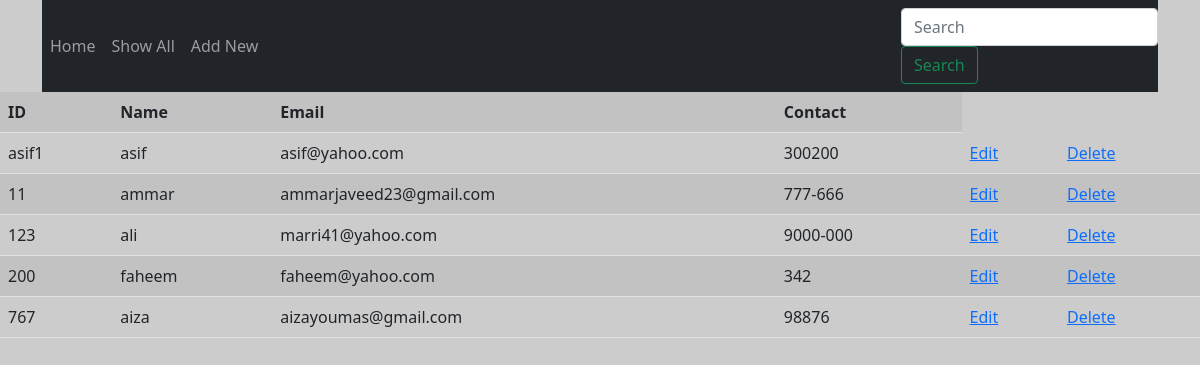
The page /show on the database its author committed.
### myapp/models.py (models this page shows)
class Employee(models.Model):
    eid = models.CharField(max_length=20)
    ename = models.CharField(max_length=100)
    eemail = models.EmailField()
    econtact = models.CharField(max_length=30)

### myapp/views.py (the view)
# urls.py: path('show', views.show),
def show(request):
    employee = Employee.objects.all
    return render (request,'show.html', {'employee': employee})

### myapp/templates/show.html
{% extends 'base.html' %}
{% block content%}
<table class="table table-striped">
    <tr>
    <th>ID</td>
    <th>Name</td>
    <th>Email</td>
    <th>Contact</td>
    </tr>
    {% for i in employee %}
    <tr>
        <td>{{ i.eid}}</td>
        <td>{{ i.ename}}</td>
        <td>{{ i.eemail}}</td>
        <td>{{ i.econtact}}</td>
        <td>
            <a href="edit/{{ i.id }}">Edit</a>
        </td>
        <td>
            <a href="delete/{{ i.id }}">Delete</a>
        </td>
    </tr>
    {% endfor%}
</table>
{% endblock%}

### myapp/templates/base.html (shortened to what this page needs)
<!doctype html>
<html lang="en">
  <head>
    <link href="https://cdn.jsdelivr.net/npm/bootstrap@5.1.3/dist/css/bootstrap.min.css" rel="stylesheet">
  </head>
  <body>
  <div class="container">
    <nav class="navbar navbar-expand-md bg-dark navbar-dark">
       <div class="collapse navbar-collapse" id="collapsibleNavbar">
         <ul class="navbar-nav mr-auto">
           <li class="nav-item active">
             <a class="nav-link" href="/">Home</a>
             </li>
           <li class="nav-item active"><a class="nav-link" href="/show">Show All</a></li>
           <li class="nav-item active"><a class="nav-link" href="/load_form">Add New</a></li>
         </ul>
            <li></li></div><li></li>
           <form method="POST" action="search" class=></li>
           <input name="name" class="form-control mr-sm-2" type="search" placeholder="Search" aria-label="Search">
           <button class="btn btn-outline-success my-2 my-sm-0" type="submit">Search</button>
         </form>
       </div>
{% block content %}
{% endblock %}
  </body>
</html>

### myapp/templates/base.html (style rules this page uses)
body { background-color: #cccccc; }

### rows shown on the page
Employee: eid "asif1", ename "asif", eemail "asif@yahoo.com", econtact "300200"
Employee: eid "11", ename "ammar", eemail "ammarjaveed23@gmail.com", econtact "777-666"
Employee: eid "123", ename "ali", eemail "marri41@yahoo.com", econtact "9000-000"
Employee: eid "200", ename "faheem", eemail "faheem@yahoo.com", econtact "342"
Employee: eid "767", ename "aiza", eemail "aizayoumas@gmail.com", econtact "98876"
